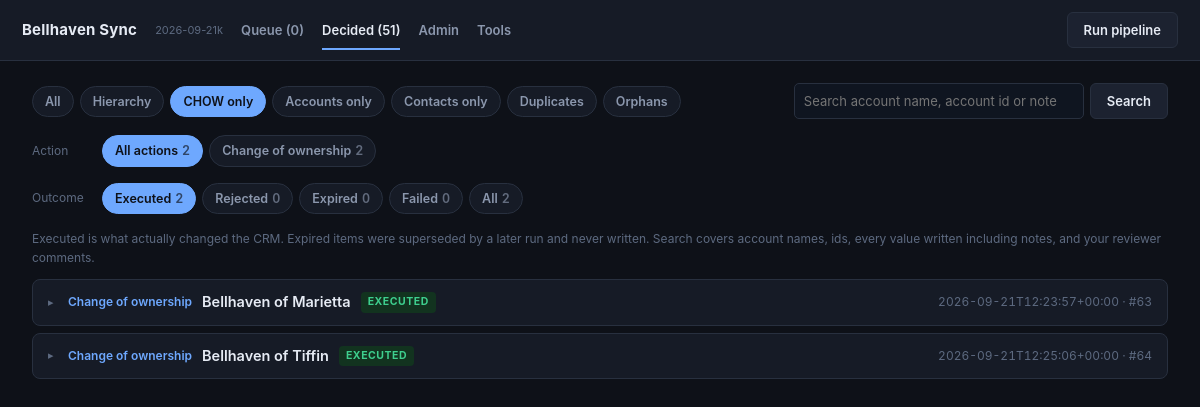
The app's page /decided?group=chow&kind=&outcome=executed with its own data.
### tables this page shows
CREATE TABLE proposals (
    id             INTEGER PRIMARY KEY AUTOINCREMENT,
    fingerprint    TEXT NOT NULL UNIQUE,
    run_id         INTEGER,
    last_seen_run  INTEGER,
    type           TEXT NOT NULL,
    subject_id     TEXT NOT NULL,
    subject_label  TEXT,
    subject_kind   TEXT,
    account_id     TEXT,
    tier           TEXT,
    before_json    TEXT,
    target_json    TEXT,
    calls_json     TEXT,
    evidence_json  TEXT,
    editable_json  TEXT,
    status         TEXT NOT NULL DEFAULT 'pending',
    reviewer_note  TEXT,
    result_json    TEXT,
    created_at     TEXT,
    decided_at     TEXT
);

### app.py (the view)
@app.get("/decided", response_class=HTMLResponse)
def decided(request: Request, q: str = "", group: str = "all", kind: str = "",
            outcome: str = "executed", msg: str = ""):
    in_group = store.list_proposals("decided", group, q)
    kinds = {}
    for p in in_group:
        kinds[p["type"]] = kinds.get(p["type"], 0) + 1
    if kind not in kinds:
        kind = ""
    in_kind = [p for p in in_group if not kind or p["type"] == kind]
    outcomes = {o: sum(1 for p in in_kind if p["status"] == o)
                for o in store.DECIDED_OUTCOMES}
    shown = [p for p in in_kind if outcome == "all" or p["status"] == outcome]
    return _page(request, "decided.html", proposals=shown, group=group, q=q,
                 kind=kind, kinds=kinds, outcome=outcome, outcomes=outcomes,
                 total=len(in_kind), msg=msg)

### templates/decided.html (shortened to what this page needs)
{% extends "base.html" %}
{% set page = 'decided' %}
{% macro url(g=None, k=None, o=None) -%}
/decided?group={{ g if g is not none else group }}&kind={{ k if k is not none else kind }}&outcome={{ o if o is not none else outcome }}{% if q %}&q={{ q }}{% endif %}
{%- endmacro %}
{% block body %}
<div class="filters">
  {% for key, label in [('all','All'),('hierarchy','Hierarchy'),('chow','CHOW only'),
                        ('accounts','Accounts only'),('contacts','Contacts only'),
                        ('duplicates','Duplicates'),('orphans','Orphans')] %}
    <a class="chip {{ 'on' if group==key }}" href="{{ url(g=key, k='') }}">{{ label }}</a>
  {% endfor %}
  <form method="get" action="/decided" style="margin-left:auto;display:flex;gap:6px">
    <input type="text" name="q" value="{{ q }}"
           placeholder="Search account name, account id or note" style="width:290px">
    <button class="neutral">Search</button>
  </form>
</div>
{% if kinds %}
<div class="filters">
  <span class="dim" style="width:64px">Action</span>
  <a class="chip {{ 'on' if not kind }}" href="{{ url(k='') }}">All actions<span class="n">{{ kinds.values() | sum }}</span></a>
  {% for t, n in kinds | dictsort %}
    <a class="chip {{ 'on' if kind==t }}" href="{{ url(k=t) }}">{{ type_labels.get(t, t) }}<span class="n">{{ n }}</span></a>
  {% endfor %}
</div>
{% endif %}
<div class="filters">
  <span class="dim" style="width:64px">Outcome</span>
  {% for o, label in [('executed','Executed'),('rejected','Rejected'),('expired','Expired'),('failed','Failed')] %}
    <a class="chip {{ 'on' if outcome==o }}" href="{{ url(o=o) }}">{{ label }}<span class="n">{{ outcomes.get(o, 0) }}</span></a>
  {% endfor %}
  <a class="chip {{ 'on' if outcome=='all' }}" href="{{ url(o='all') }}">All<span class="n">{{ total }}</span></a>
</div>
<p class="dim">Executed is what actually changed the CRM. Expired items were
superseded by a later run and never written. Search covers account names, ids,
every value written including notes, and your reviewer comments.</p>
{% if not proposals %}
  <div class="empty">Nothing matches these filters.</div>
{% else %}
{% for p in proposals %}
<details class="item">
  <summary>
    <span class="caret">&#9656;</span>
    <span class="what">{{ type_labels.get(p.type, p.type) }}</span>
    <span class="who">{{ p.subject_label }}</span>
    <span class="tag t-{{ p.status }}">{{ p.status }}</span>
    <span class="sub">{{ p.decided_at }} &middot; #{{ p.id }}</span>
  </summary>
</details>
{% endfor %}
{% endif %}
{% endblock %}

### templates/base.html (style rules this page uses)
:root { --bg:#0e1118; --panel:#161b26; --panel-2:#1c2230; --line:#28303f; --ink:#e6ebf4; --muted:#8b97ad; --dim:#5d6a80; --accent:#6ea8fe; --ok:#3ecf8e; --warn:#e8b339; --bad:#f2607a; --violet:#a78bfa; }
* { box-sizing:border-box; }
body { margin:0;background:var(--bg);color:var(--ink); font:14.5px/1.55 -apple-system,BlinkMacSystemFont,"Segoe UI",Roboto,Helvetica,Arial,sans-serif; }
a { color:var(--accent); }
.filters { display:flex;gap:6px;flex-wrap:wrap;align-items:center;margin-bottom:16px; }
.chip { display:inline-block;padding:5px 12px;border-radius:99px;font-size:12.5px; font-weight:600;text-decoration:none;color:var(--muted); background:var(--panel);border:1px solid var(--line); }
.chip.on { color:#0e1118;background:var(--accent);border-color:var(--accent); }
.chip .n { opacity:.65;margin-left:4px;font-variant-numeric:tabular-nums; }
.item { background:var(--panel);border:1px solid var(--line);border-radius:8px;margin-bottom:7px; }
.item>summary { cursor:pointer;list-style:none;padding:11px 15px;display:flex; gap:10px;align-items:center;flex-wrap:wrap; }
.caret { color:var(--dim);font-size:11px;width:10px; }
.what { font-weight:600;font-size:12px;color:var(--accent);white-space:nowrap; }
.who { font-weight:600; }
.sub { color:var(--dim);font-size:12px;margin-left:auto;font-variant-numeric:tabular-nums; }
.tag { display:inline-block;font-size:10.5px;font-weight:700;letter-spacing:.05em; text-transform:uppercase;padding:2px 7px;border-radius:4px; }
.t-executed { background:#12331f;color:var(--ok); }
input[type=text],textarea,select { width:100%;padding:6px 9px;border:1px solid var(--line); border-radius:5px;font:inherit;font-size:13px;background:#0f1520;color:var(--ink); }
button { font:inherit;font-weight:600;font-size:13px;padding:7px 16px;border-radius:6px; border:1px solid transparent;cursor:pointer; }
.neutral { background:var(--panel-2);color:var(--ink);border-color:var(--line); }
.dim { color:var(--dim);font-size:12px; }

### records on screen
proposals: get "Change of ownership", n "2", subject_label "Bellhaven of Marietta", status "EXECUTED", decided_at "2026-09-21T12:23:57+00:00", id "63"
proposals: get "Change of ownership", subject_label "Bellhaven of Tiffin", status "EXECUTED", decided_at "2026-09-21T12:25:06+00:00", id "64"

### other values on screen
{{ build }} "2026-09-21k"
{{ counts.get('pending',0) }} "0"
{{ counts.get('executed',0)+counts.get('rejected',0) }} "51"
{{ label }} "All" "Hierarchy" "CHOW only" "Accounts only" "Contacts only" "Duplicates" "Orphans"
{{ kinds.values() | sum }} "2"
{{ label }} "Executed" "Rejected" "Expired" "Failed"
{{ outcomes.get(o, 0) }} "2" "0" "0" "0"
{{ total }} "2"
